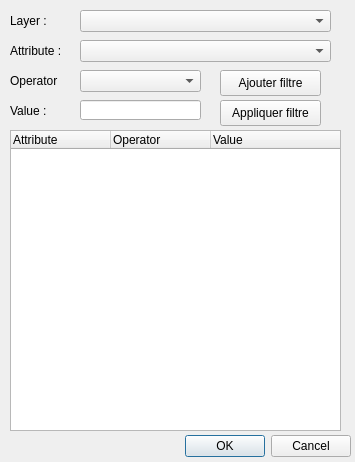
<ui version="4.0" >
 <class>Dialog</class>
 <widget class="QDialog" name="Dialog" >
  <property name="geometry" >
   <rect>
    <x>0</x>
    <y>0</y>
    <width>355</width>
    <height>462</height>
   </rect>
  </property>
  <property name="windowTitle" >
   <string>Dialog</string>
  </property>
  <widget class="QDialogButtonBox" name="buttonBox" >
   <property name="geometry" >
    <rect>
     <x>10</x>
     <y>430</y>
     <width>341</width>
     <height>32</height>
    </rect>
   </property>
   <property name="orientation" >
    <enum>Qt::Horizontal</enum>
   </property>
   <property name="standardButtons" >
    <set>QDialogButtonBox::Cancel|QDialogButtonBox::NoButton|QDialogButtonBox::Ok</set>
   </property>
  </widget>
  <widget class="QTreeWidget" name="treeFiltre" >
   <property name="geometry" >
    <rect>
     <x>10</x>
     <y>130</y>
     <width>331</width>
     <height>301</height>
    </rect>
   </property>
   <column>
    <property name="text" >
     <string>Attribute</string>
    </property>
   </column>
   <column>
    <property name="text" >
     <string>Operator</string>
    </property>
   </column>
   <column>
    <property name="text" >
     <string>Value</string>
    </property>
   </column>
  </widget>
  <widget class="QComboBox" name="layerCombo" >
   <property name="geometry" >
    <rect>
     <x>80</x>
     <y>10</y>
     <width>251</width>
     <height>22</height>
    </rect>
   </property>
  </widget>
  <widget class="QComboBox" name="attributeCombo" >
   <property name="geometry" >
    <rect>
     <x>80</x>
     <y>40</y>
     <width>251</width>
     <height>22</height>
    </rect>
   </property>
  </widget>
  <widget class="QComboBox" name="operator" >
   <property name="geometry" >
    <rect>
     <x>80</x>
     <y>70</y>
     <width>121</width>
     <height>22</height>
    </rect>
   </property>
  </widget>
  <widget class="QLineEdit" name="valueLine" >
   <property name="geometry" >
    <rect>
     <x>80</x>
     <y>100</y>
     <width>121</width>
     <height>20</height>
    </rect>
   </property>
  </widget>
  <widget class="QPushButton" name="ajouterFiltre" >
   <property name="geometry" >
    <rect>
     <x>220</x>
     <y>70</y>
     <width>101</width>
     <height>26</height>
    </rect>
   </property>
   <property name="text" >
    <string>Ajouter filtre</string>
   </property>
  </widget>
  <widget class="QPushButton" name="appliquerFiltre" >
   <property name="geometry" >
    <rect>
     <x>220</x>
     <y>100</y>
     <width>101</width>
     <height>26</height>
    </rect>
   </property>
   <property name="text" >
    <string>Appliquer filtre</string>
   </property>
  </widget>
  <widget class="QLabel" name="label" >
   <property name="geometry" >
    <rect>
     <x>10</x>
     <y>10</y>
     <width>71</width>
     <height>21</height>
    </rect>
   </property>
   <property name="text" >
    <string>Layer : </string>
   </property>
  </widget>
  <widget class="QLabel" name="label_2" >
   <property name="geometry" >
    <rect>
     <x>10</x>
     <y>40</y>
     <width>71</width>
     <height>21</height>
    </rect>
   </property>
   <property name="text" >
    <string>Attribute :</string>
   </property>
  </widget>
  <widget class="QLabel" name="label_3" >
   <property name="geometry" >
    <rect>
     <x>10</x>
     <y>70</y>
     <width>51</width>
     <height>21</height>
    </rect>
   </property>
   <property name="text" >
    <string>Operator :</string>
   </property>
  </widget>
  <widget class="QLabel" name="label_4" >
   <property name="geometry" >
    <rect>
     <x>10</x>
     <y>100</y>
     <width>51</width>
     <height>21</height>
    </rect>
   </property>
   <property name="text" >
    <string>Value :</string>
   </property>
  </widget>
 </widget>
 <resources/>
 <connections>
  <connection>
   <sender>buttonBox</sender>
   <signal>accepted()</signal>
   <receiver>Dialog</receiver>
   <slot>accept()</slot>
   <hints>
    <hint type="sourcelabel" >
     <x>248</x>
     <y>254</y>
    </hint>
    <hint type="destinationlabel" >
     <x>157</x>
     <y>274</y>
    </hint>
   </hints>
  </connection>
  <connection>
   <sender>buttonBox</sender>
   <signal>rejected()</signal>
   <receiver>Dialog</receiver>
   <slot>reject()</slot>
   <hints>
    <hint type="sourcelabel" >
     <x>316</x>
     <y>260</y>
    </hint>
    <hint type="destinationlabel" >
     <x>286</x>
     <y>274</y>
    </hint>
   </hints>
  </connection>
 </connections>
</ui>
